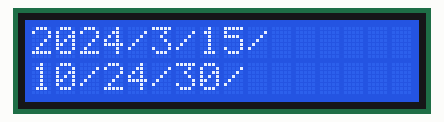
Bench run of a sketch on a simulated Arduino Uno, built with avr-gcc and run on an emulated ATmega328P. Parts: 16×2 character LCD. The local clock reads 2024-03-15 10:24:30 at power-on unless the sketch sets it; what the sketch prints to the serial monitor is not drawn.

Above: at 0.1 s.
At 4.2 s:
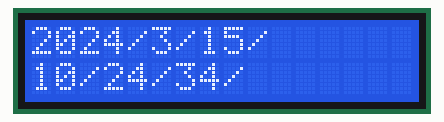
At 9.3 s:
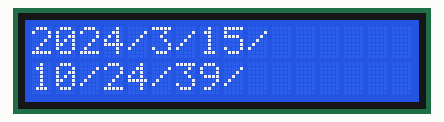
At 19.6 s:
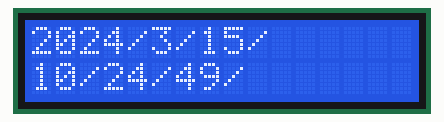
At 28.7 s:
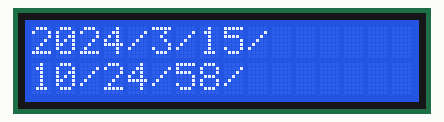
At 39.0 s:
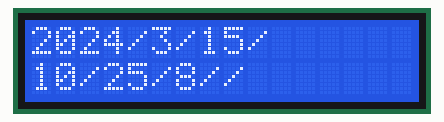

Measured:
- what the display in image 1 shows lasts 1.0 s, from 4.2 s to 5.2 s

The sketch:

Real-Time_Clock_Display_with_I2C_LCD_Interface.ino
```cpp
#include <LiquidCrystal_I2C.h>
#include <Wire.h>
#include <RTClib.h>
LiquidCrystal_I2C lcd(0x27,  16, 2);

RTC_DS3231 rtc;

void setup () {
  lcd.init();

 lcd.backlight( );
  Serial.begin(115200);
  if (!rtc.begin()) {
    Serial.println("Couldn't find RTC");
    while (1);
  }


  if (rtc.lostPower()) {
    Serial.println("RTC lost power, let's set the time!");
    rtc.adjust(DateTime(F(__DATE__), F(__TIME__)));
  }
}

void loop () {
  DateTime now = rtc.now();

 lcd.setCursor(0,0);

  Serial.print(now.year(), DEC);
  Serial.print('/');
  lcd.print(now.year());
  lcd.print('/');

  Serial.print(now.month(), DEC);
  Serial.print('/');
  lcd.print(now.month());
  lcd.print('/');

  Serial.print(now.day(), DEC);
  Serial.print(" ");
  lcd.print(now.day());
  lcd.print('/');

  lcd.setCursor(0,1);

  Serial.print(now.hour(), DEC);
  Serial.print(':');
  lcd.print(now.hour());
  lcd.print('/');

  Serial.print(now.minute(), DEC);
  Serial.print(':');
  lcd.print(now.minute());
  lcd.print('/');

  Serial.print(now.second(), DEC);
  lcd.print(now.second());
  lcd.print('/');
  Serial.println();

  delay(1000);
}
```
